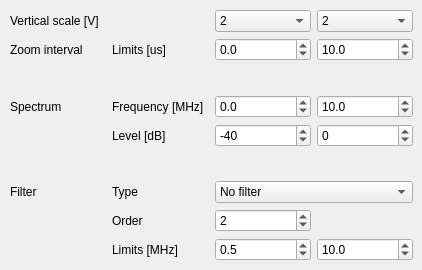
    <widget class="QWidget" name="tab">
     <attribute name="title">
      <string>Display</string>
     </attribute>
     <widget class="QWidget" name="gridLayoutWidget_6">
      <property name="geometry">
       <rect>
        <x>10</x>
        <y>10</y>
        <width>403</width>
        <height>251</height>
       </rect>
      </property>
      <layout class="QGridLayout" name="gridLayout_4">
       <item row="6" column="3">
        <widget class="QComboBox" name="displayrangeBComboBox">
         <property name="sizePolicy">
          <sizepolicy hsizetype="Preferred" vsizetype="Fixed">
           <horstretch>0</horstretch>
           <verstretch>0</verstretch>
          </sizepolicy>
         </property>
         <property name="maximumSize">
          <size>
           <width>16777215</width>
           <height>16777215</height>
          </size>
         </property>
         <property name="styleSheet">
          <string notr="true"/>
         </property>
         <property name="currentIndex">
          <number>10</number>
         </property>
         <item>
          <property name="text">
           <string>1 m</string>
          </property>
         </item>
         <item>
          <property name="text">
           <string>2 m</string>
          </property>
         </item>
         <item>
          <property name="text">
           <string>5 m</string>
          </property>
         </item>
         <item>
          <property name="text">
           <string>10 m</string>
          </property>
         </item>
         <item>
          <property name="text">
           <string>20 m</string>
          </property>
         </item>
         <item>
          <property name="text">
           <string>50 m</string>
          </property>
         </item>
         <item>
          <property name="text">
           <string>100 m</string>
          </property>
         </item>
         <item>
          <property name="text">
           <string>200 m</string>
          </property>
         </item>
         <item>
          <property name="text">
           <string>500 m</string>
          </property>
         </item>
         <item>
          <property name="text">
           <string>1</string>
          </property>
         </item>
         <item>
          <property name="text">
           <string>2</string>
          </property>
         </item>
         <item>
          <property name="text">
           <string>5</string>
          </property>
         </item>
         <item>
          <property name="text">
           <string>10</string>
          </property>
         </item>
        </widget>
       </item>
       <item row="6" column="2">
        <widget class="QComboBox" name="displayrangeAComboBox">
         <property name="sizePolicy">
          <sizepolicy hsizetype="Preferred" vsizetype="Fixed">
           <horstretch>0</horstretch>
           <verstretch>0</verstretch>
          </sizepolicy>
         </property>
         <property name="maximumSize">
          <size>
           <width>16777215</width>
           <height>16777215</height>
          </size>
         </property>
         <property name="styleSheet">
          <string notr="true"/>
         </property>
         <property name="currentIndex">
          <number>10</number>
         </property>
         <item>
          <property name="text">
           <string>1 m</string>
          </property>
         </item>
         <item>
          <property name="text">
           <string>2 m</string>
          </property>
         </item>
         <item>
          <property name="text">
           <string>5 m</string>
          </property>
         </item>
         <item>
          <property name="text">
           <string>10 m</string>
          </property>
         </item>
         <item>
          <property name="text">
           <string>20 m</string>
          </property>
         </item>
         <item>
          <property name="text">
           <string>50 m</string>
          </property>
         </item>
         <item>
          <property name="text">
           <string>100 m</string>
          </property>
         </item>
         <item>
          <property name="text">
           <string>200 m</string>
          </property>
         </item>
         <item>
          <property name="text">
           <string>500 m</string>
          </property>
         </item>
         <item>
          <property name="text">
           <string>1</string>
          </property>
         </item>
         <item>
          <property name="text">
           <string>2</string>
          </property>
         </item>
         <item>
          <property name="text">
           <string>5</string>
          </property>
         </item>
         <item>
          <property name="text">
           <string>10</string>
          </property>
         </item>
        </widget>
       </item>
       <item row="9" column="0">
        <widget class="QLabel" name="label_2">
         <property name="text">
          <string>Spectrum</string>
         </property>
        </widget>
       </item>
       <item row="9" column="2">
        <widget class="QDoubleSpinBox" name="zoomFminSpinBox">
         <property name="locale">
          <locale language="English" country="UnitedKingdom"/>
         </property>
         <property name="buttonSymbols">
          <enum>QAbstractSpinBox::UpDownArrows</enum>
         </property>
         <property name="suffix">
          <string/>
         </property>
         <property name="decimals">
          <number>1</number>
         </property>
         <property name="minimum">
          <double>-100.000000000000000</double>
         </property>
         <property name="maximum">
          <double>200.000000000000000</double>
         </property>
         <property name="singleStep">
          <double>0.100000000000000</double>
         </property>
         <property name="value">
          <double>0.000000000000000</double>
         </property>
        </widget>
       </item>
       <item row="10" column="3">
        <widget class="QDoubleSpinBox" name="dbMaxSpinBox">
         <property name="locale">
          <locale language="English" country="UnitedKingdom"/>
         </property>
         <property name="buttonSymbols">
          <enum>QAbstractSpinBox::UpDownArrows</enum>
         </property>
         <property name="suffix">
          <string/>
         </property>
         <property name="decimals">
          <number>0</number>
         </property>
         <property name="minimum">
          <double>-100.000000000000000</double>
         </property>
         <property name="maximum">
          <double>100.000000000000000</double>
         </property>
         <property name="singleStep">
          <double>1.000000000000000</double>
         </property>
         <property name="value">
          <double>0.000000000000000</double>
         </property>
        </widget>
       </item>
       <item row="13" column="0">
        <widget class="QLabel" name="label_3">
         <property name="text">
          <string>Filter</string>
         </property>
        </widget>
       </item>
       <item row="11" column="1">
        <spacer name="verticalSpacer_2">
         <property name="orientation">
          <enum>Qt::Vertical</enum>
         </property>
         <property name="sizeHint" stdset="0">
          <size>
           <width>20</width>
           <height>40</height>
          </size>
         </property>
        </spacer>
       </item>
       <item row="15" column="1">
        <widget class="QLabel" name="flimLabel">
         <property name="locale">
          <locale language="English" country="UnitedKingdom"/>
         </property>
         <property name="text">
          <string>Limits [MHz]</string>
         </property>
        </widget>
       </item>
       <item row="10" column="2">
        <widget class="QDoubleSpinBox" name="dbMinSpinBox">
         <property name="locale">
          <locale language="English" country="UnitedKingdom"/>
         </property>
         <property name="buttonSymbols">
          <enum>QAbstractSpinBox::UpDownArrows</enum>
         </property>
         <property name="suffix">
          <string/>
         </property>
         <property name="decimals">
          <number>0</number>
         </property>
         <property name="minimum">
          <double>-100.000000000000000</double>
         </property>
         <property name="maximum">
          <double>100.000000000000000</double>
         </property>
         <property name="singleStep">
          <double>1.000000000000000</double>
         </property>
         <property name="value">
          <double>-40.000000000000000</double>
         </property>
        </widget>
       </item>
       <item row="9" column="3">
        <widget class="QDoubleSpinBox" name="zoomFmaxSpinBox">
         <property name="locale">
          <locale language="English" country="UnitedKingdom"/>
         </property>
         <property name="buttonSymbols">
          <enum>QAbstractSpinBox::UpDownArrows</enum>
         </property>
         <property name="suffix">
          <string/>
         </property>
         <property name="decimals">
          <number>1</number>
         </property>
         <property name="minimum">
          <double>-100.000000000000000</double>
         </property>
         <property name="maximum">
          <double>200.000000000000000</double>
         </property>
         <property name="singleStep">
          <double>0.100000000000000</double>
         </property>
         <property name="value">
          <double>10.000000000000000</double>
         </property>
        </widget>
       </item>
       <item row="9" column="1">
        <widget class="QLabel" name="frequencyrangeLabel">
         <property name="locale">
          <locale language="English" country="UnitedKingdom"/>
         </property>
         <property name="text">
          <string>Frequency [MHz]</string>
         </property>
        </widget>
       </item>
       <item row="15" column="2">
        <widget class="QDoubleSpinBox" name="fminSpinBox">
         <property name="locale">
          <locale language="English" country="UnitedKingdom"/>
         </property>
         <property name="buttonSymbols">
          <enum>QAbstractSpinBox::UpDownArrows</enum>
         </property>
         <property name="suffix">
          <string/>
         </property>
         <property name="decimals">
          <number>1</number>
         </property>
         <property name="minimum">
          <double>0.000000000000000</double>
         </property>
         <property name="maximum">
          <double>50.000000000000000</double>
         </property>
         <property name="singleStep">
          <double>0.500000000000000</double>
         </property>
         <property name="value">
          <double>0.500000000000000</double>
         </property>
        </widget>
       </item>
       <item row="15" column="3">
        <widget class="QDoubleSpinBox" name="fmaxSpinBox">
         <property name="locale">
          <locale language="English" country="UnitedKingdom"/>
         </property>
         <property name="buttonSymbols">
          <enum>QAbstractSpinBox::UpDownArrows</enum>
         </property>
         <property name="suffix">
          <string/>
         </property>
         <property name="decimals">
          <number>1</number>
         </property>
         <property name="minimum">
          <double>0.000000000000000</double>
         </property>
         <property name="maximum">
          <double>50.000000000000000</double>
         </property>
         <property name="singleStep">
          <double>0.500000000000000</double>
         </property>
         <property name="value">
          <double>10.000000000000000</double>
         </property>
        </widget>
       </item>
       <item row="14" column="2">
        <widget class="QSpinBox" name="filterOrderSpinBox">
         <property name="minimum">
          <number>1</number>
         </property>
         <property name="maximum">
          <number>4</number>
         </property>
         <property name="value">
          <number>2</number>
         </property>
        </widget>
       </item>
       <item row="10" column="1">
        <widget class="QLabel" name="dbrangeLabel">
         <property name="locale">
          <locale language="English" country="UnitedKingdom"/>
         </property>
         <property name="text">
          <string>Level [dB]</string>
         </property>
        </widget>
       </item>
       <item row="14" column="1">
        <widget class="QLabel" name="flimLabel_2">
         <property name="locale">
          <locale language="English" country="UnitedKingdom"/>
         </property>
         <property name="text">
          <string>Order</string>
         </property>
        </widget>
       </item>
       <item row="8" column="1">
        <spacer name="verticalSpacer">
         <property name="orientation">
          <enum>Qt::Vertical</enum>
         </property>
         <property name="sizeHint" stdset="0">
          <size>
           <width>20</width>
           <height>40</height>
          </size>
         </property>
        </spacer>
       </item>
       <item row="13" column="1">
        <widget class="QLabel" name="label_4">
         <property name="text">
          <string>Type</string>
         </property>
        </widget>
       </item>
       <item row="13" column="2" colspan="2">
        <widget class="QComboBox" name="filterComboBox">
         <property name="currentText">
          <string>No filter</string>
         </property>
         <property name="currentIndex">
          <number>0</number>
         </property>
         <item>
          <property name="text">
           <string>No filter</string>
          </property>
         </item>
         <item>
          <property name="text">
           <string>AC coupling</string>
          </property>
         </item>
         <item>
          <property name="text">
           <string>Bandpass</string>
          </property>
         </item>
        </widget>
       </item>
       <item row="7" column="1">
        <widget class="QLabel" name="zoomLabel">
         <property name="locale">
          <locale language="English" country="UnitedKingdom"/>
         </property>
         <property name="text">
          <string>Limits [us]</string>
         </property>
        </widget>
       </item>
       <item row="7" column="0">
        <widget class="QLabel" name="label">
         <property name="text">
          <string>Zoom interval</string>
         </property>
        </widget>
       </item>
       <item row="7" column="2">
        <widget class="QDoubleSpinBox" name="zoomStartSpinBox">
         <property name="locale">
          <locale language="English" country="UnitedKingdom"/>
         </property>
         <property name="buttonSymbols">
          <enum>QAbstractSpinBox::UpDownArrows</enum>
         </property>
         <property name="suffix">
          <string/>
         </property>
         <property name="decimals">
          <number>1</number>
         </property>
         <property name="minimum">
          <double>-100.000000000000000</double>
         </property>
         <property name="maximum">
          <double>200.000000000000000</double>
         </property>
         <property name="singleStep">
          <double>0.100000000000000</double>
         </property>
         <property name="value">
          <double>0.000000000000000</double>
         </property>
        </widget>
       </item>
       <item row="7" column="3">
        <widget class="QDoubleSpinBox" name="zoomEndSpinBox">
         <property name="locale">
          <locale language="English" country="UnitedKingdom"/>
         </property>
         <property name="buttonSymbols">
          <enum>QAbstractSpinBox::UpDownArrows</enum>
         </property>
         <property name="suffix">
          <string/>
         </property>
         <property name="decimals">
          <number>1</number>
         </property>
         <property name="minimum">
          <double>-100.000000000000000</double>
         </property>
         <property name="maximum">
          <double>10000.000000000000000</double>
         </property>
         <property name="singleStep">
          <double>0.100000000000000</double>
         </property>
         <property name="value">
          <double>10.000000000000000</double>
         </property>
        </widget>
       </item>
       <item row="6" column="0" colspan="2">
        <widget class="QLabel" name="displayscaleLabel">
         <property name="minimumSize">
          <size>
           <width>100</width>
           <height>0</height>
          </size>
         </property>
         <property name="locale">
          <locale language="English" country="UnitedKingdom"/>
         </property>
         <property name="text">
          <string>Vertical scale [V]</string>
         </property>
        </widget>
       </item>
      </layout>
     </widget>
    </widget>
